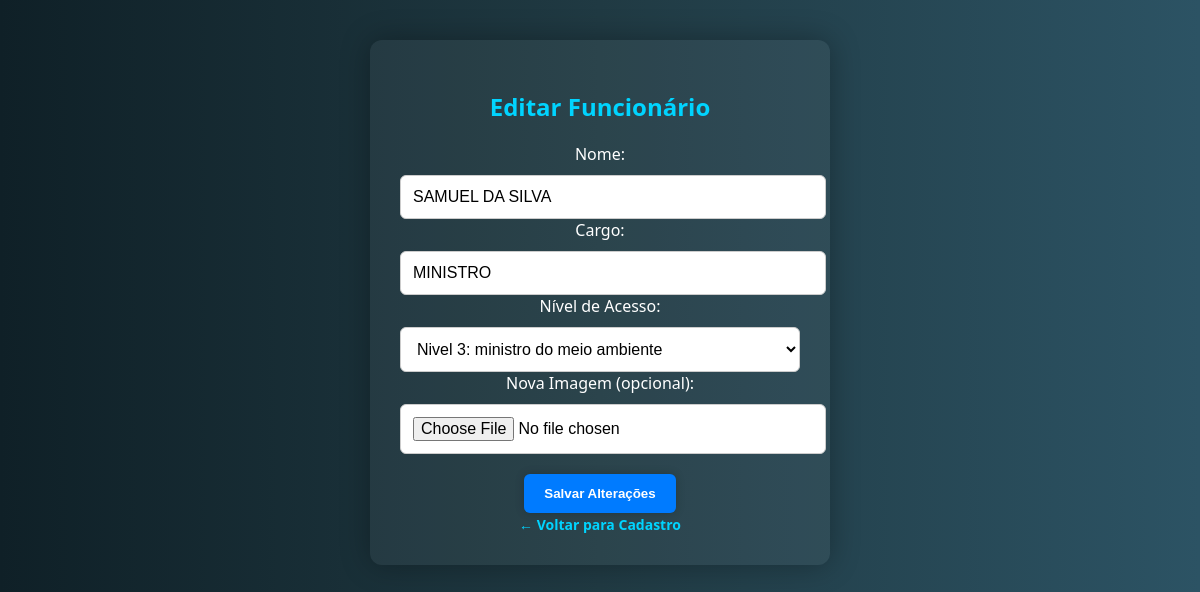
The page /editar/1 on the database its author committed.
### tables this page shows
CREATE TABLE funcionarios (
            id INTEGER PRIMARY KEY AUTOINCREMENT,
            nome TEXT NOT NULL,
            cargo TEXT NOT NULL,
            nivel_acesso TEXT NOT NULL,
            imagem TEXT NOT NULL
        );

### app.py (the view, shortened to what this page needs)
@app.route('/editar/<int:id>', methods=['GET', 'POST'])
def editar(id):
    conn = sqlite3.connect('banco.db')
    cursor = conn.cursor()
    cursor.execute('SELECT nome, cargo, nivel_acesso FROM funcionarios WHERE id=?', (id,))
    funcionario = cursor.fetchone()
    conn.close()
    return render_template('editar.html', funcionario=funcionario, id=id)

### templates/editar.html (shortened to what this page needs)
<!DOCTYPE html>
<html lang="pt-br">
<head>
    <link rel="stylesheet" href="{{ url_for('static', filename='css/estilo.css') }}">
</head>
<body>
    <div class="editar-container">
        <div class="form-box">
            <h2>Editar Funcionário</h2>
            <form method="POST" enctype="multipart/form-data">
                <label>Nome:</label>
                <input type="text" name="nome" value="{{ funcionario[0] }}" style="text-transform:uppercase;" required>
                <label>Cargo:</label>
                <input type="text" name="cargo" value="{{ funcionario[1] }}" required>
                <label>Nível de Acesso:</label>
                <select name="nivel" required>
                    <option value="Nivel 3: ministro do meio ambiente" {% if funcionario[2] == 'Nivel 3: ministro do meio ambiente' %}selected{% endif %}>Nivel 3: ministro do meio ambiente</option>
                </select>
                <label>Nova Imagem (opcional):</label>
                <input type="file" name="imagem" accept="image/*">
                <button type="submit">Salvar Alterações</button>
            </form>
            <div class="voltar">
                <a href="/cadastro">← Voltar para Cadastro</a>
            </div>
        </div>
    </div>
</body>
</html>

### static/css/estilo.css (style rules this page uses)
body { margin: 0; padding: 0; font-family: 'Segoe UI', sans-serif; background: linear-gradient(to right, #0f2027, #203a43, #2c5364); color: #fff; display: block; }
.editar-container { display: flex; justify-content: center; padding: 40px 20px; }
.editar-container .form-box { max-width: 400px; width: 100%; background-color: rgba(255,255,255,0.05); padding: 30px; border-radius: 12px; box-shadow: 0 0 30px rgba(0,0,0,0.3); text-align: center; }
h1, h2, h3 { color: #00d4ff; margin-bottom: 20px; }
input, select { width: 100%; padding: 12px; margin-top: 10px; border-radius: 6px; border: 1px solid #ccc; font-size: 16px; background-color: #fff; color: #000; }
button, .cadastro-link, .botao-relatorio, .relatorio-link, .acoes-box a { padding: 12px 20px; background-color: #007bff; color: white; font-weight: bold; border: none; border-radius: 6px; text-decoration: none; transition: background-color 0.3s ease; display: inline-block; margin-top: 20px; box-shadow: 0 0 10px rgba(0,0,0,0.2); }
.voltar a { text-decoration: none; color: #00d4ff; font-weight: bold; font-size: 14px; }
body { background-attachment: fixed; }

### rows shown on the page
funcionarios: nome "SAMUEL DA SILVA", cargo "MINISTRO", nivel "Nivel 3: ministro do meio ambiente"
